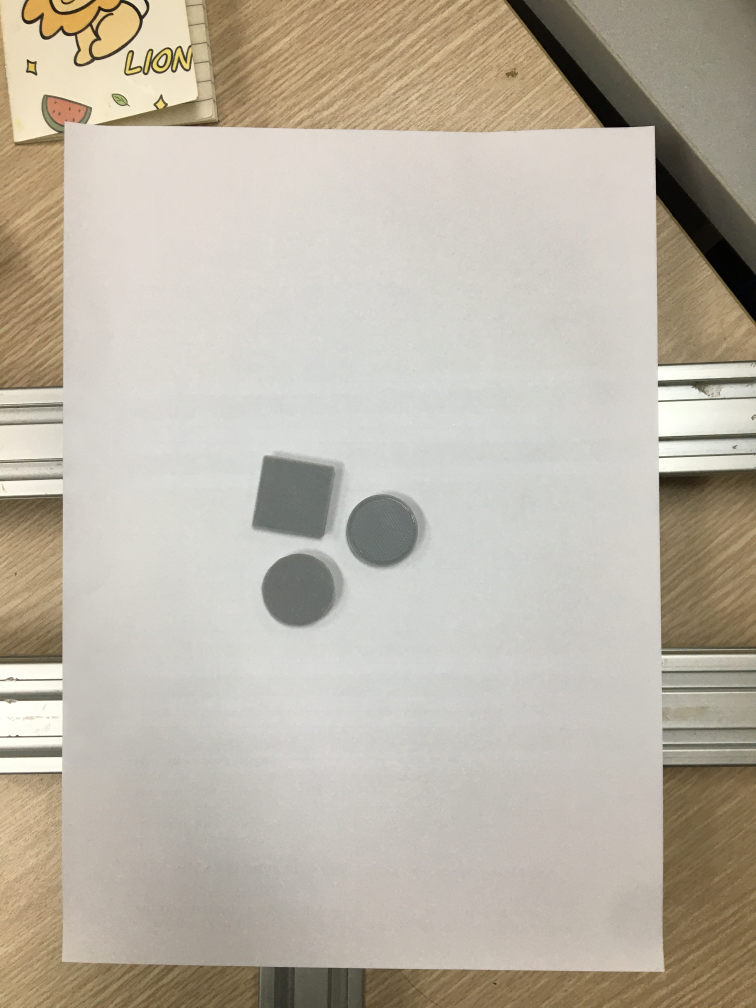
#> input picture IMG_8614.JPG, 3024 x 4032 px, found by its file name (shown at 1/4 size)
$ python mai.py
#> lines starting #> are read from the running program, lines starting #| are printed output that depends on the picture; after the words box and inside, x2 and y2 are one past the last pixel; in counts of white or black regions, pixels touching at a corner belong together
import numpy as np
import cv2
import matplotlib.pyplot as plt

# read image through command line
img = cv2.imread("/home/dtan/catkin_ws/src/deliver_rb/IMG_8614.JPG")
#> img is the input picture: shape (4032, 3024, 3); mean B, G, R 166.6, 180.5, 188
h, w = int(img.shape[0]), int(img.shape[1])
#> h = 4032; w = 3024
print(type(h),w)
#| <class 'int'> 3024
img = img[900:3600,400:2400]
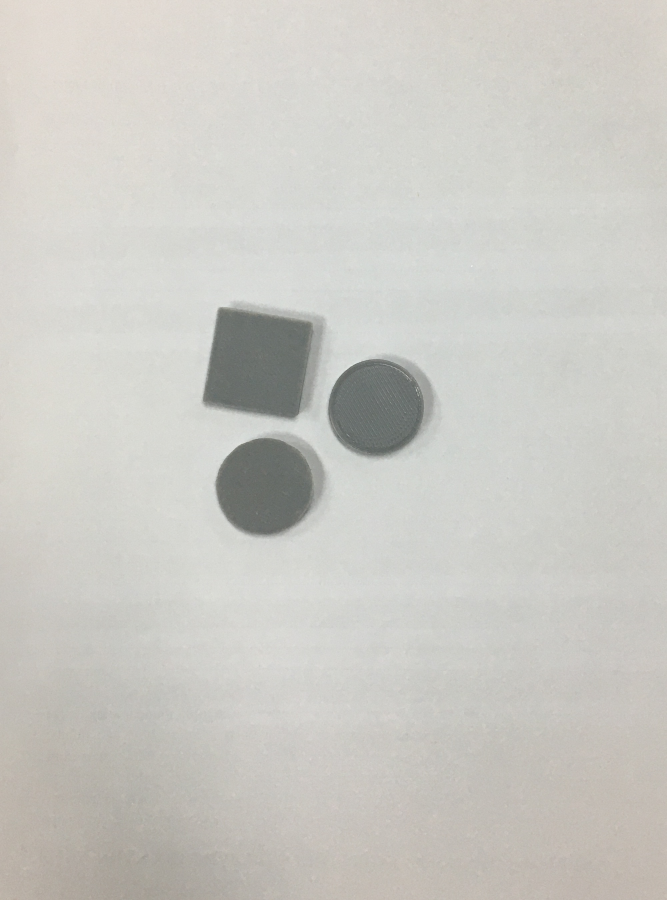
#> img: shape (2700, 2000, 3) (shown at 1/3 size); mean B, G, R 196.3, 201.7, 202.8
img = cv2.resize(img, (w//4,h//4))
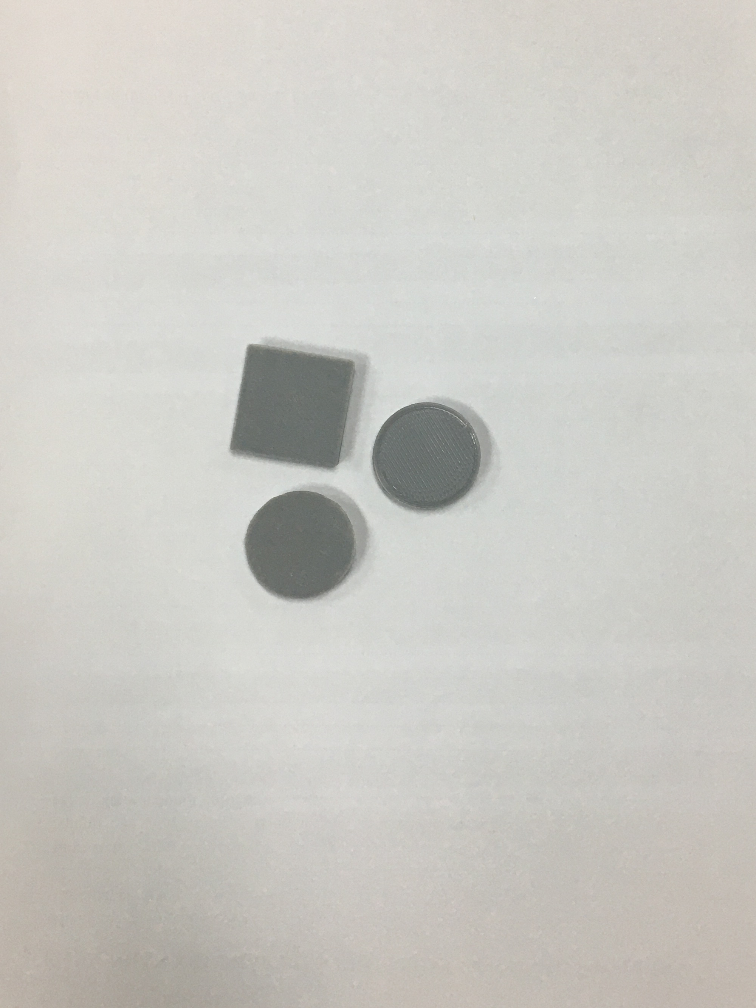
#> img: shape (1008, 756, 3); mean B, G, R 196.2, 201.6, 202.7

# convert the image to grayscale
gray_image = cv2.cvtColor(img, cv2.COLOR_BGR2GRAY)

# convert the grayscale image to binary image
ret,thresh = cv2.threshold(gray_image,150,255,0)
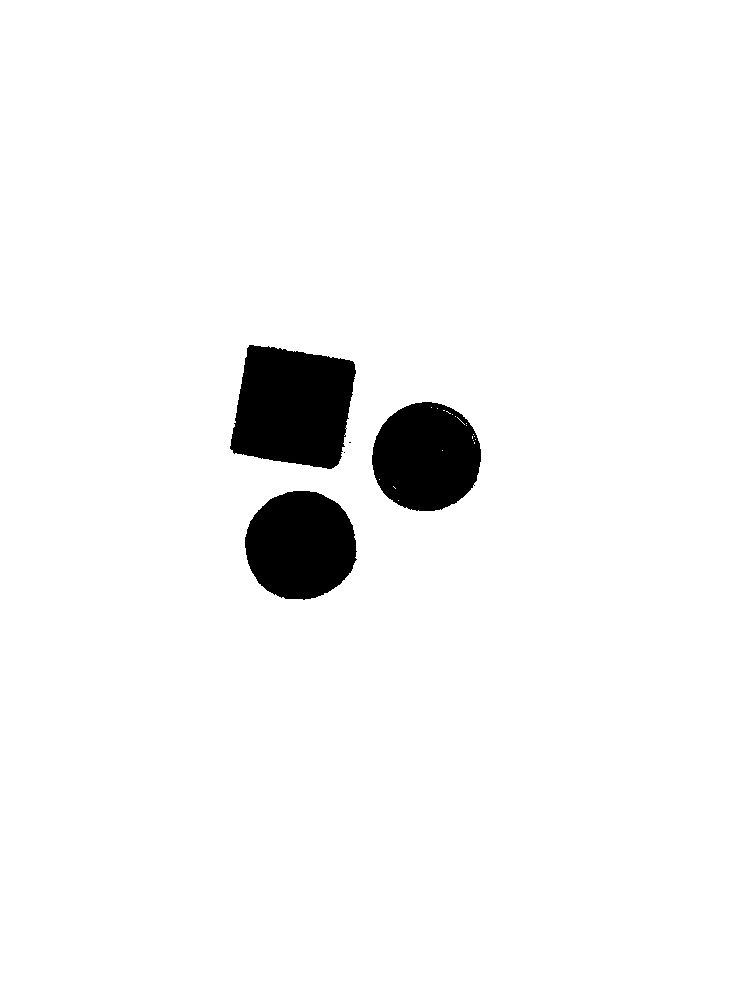
#> thresh: shape (1008, 756); 95.9% white; 5 black regions (2 under 20 px), largest, box (x1, y1, x2, y2) and area: (230, 345, 356, 469) 12169, (245, 491, 357, 600) 9550, (372, 402, 481, 511) 9325
thresh = cv2.dilate(thresh, (1,1), iterations=1)
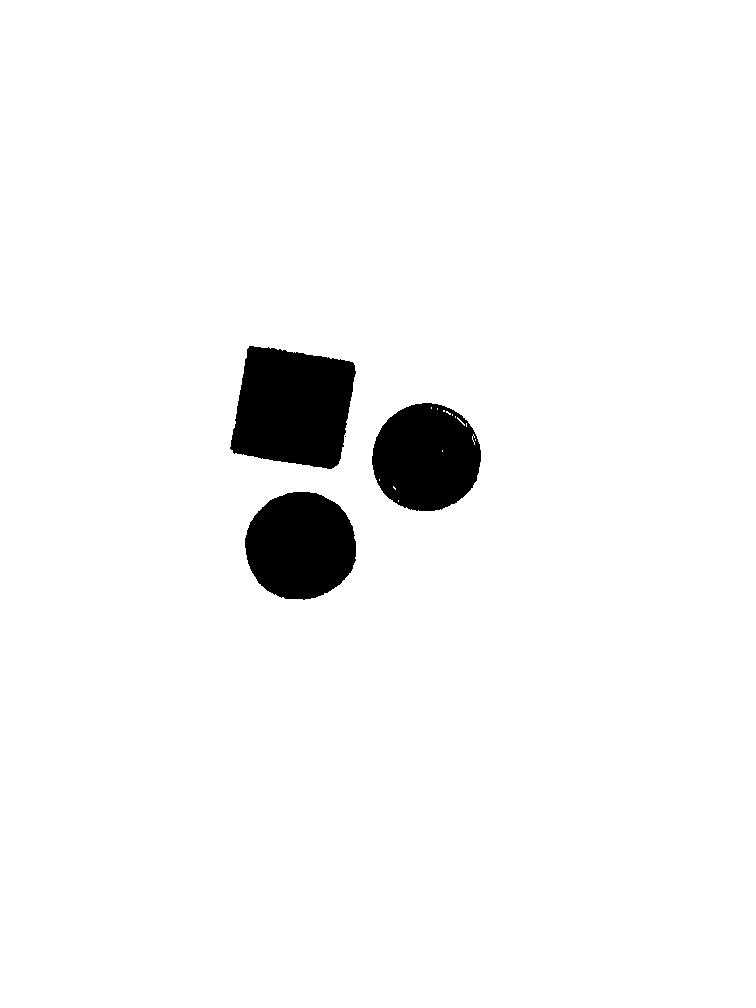
#> thresh: shape (1008, 756); 96% white; 4 black regions (1 under 20 px)
# thresh = cv2.Canny(gray_image, 30, 200)

# find contours in the binary image
contours, hierarchy = cv2.findContours(thresh,cv2.RETR_TREE,cv2.CHAIN_APPROX_SIMPLE)
#> contours = 19 contours, 15 with area under 20; largest, box (x1, y1, x2, y2) and area: (0, 0, 756, 1008) 760285, (229, 345, 357, 470) 12236, (244, 491, 357, 601) 9594, (371, 402, 482, 512) 9408

for c in contours:
     # calculate moments for each contour
    (x,y,w,h) = cv2.boundingRect(c)
    print(x,y,w,h)

    # calculate x,y coordinate of center
    if x > 0 and w > 30:
        try:
            cv2.rectangle(img, (x,y),(x+w, y+h), (0,255,0), 2)
            M = cv2.moments(c)
            cX = int(M["m10"] / M["m00"])
            cY = int(M["m01"] / M["m00"])
            cv2.circle(img, (cX, cY), 5, (255, 255, 255), -1)
            cv2.putText(img, "centroid", (cX - 25, cY - 25),cv2.FONT_HERSHEY_SIMPLEX, 0.5, (255, 255, 255), 2)
        except:
            continue
#> this loop made 19 passes
#> (x, y, w, h, cX, cY) on passes 2, 4, 19: (244, 491, 113, 110, 300, 545), (371, 402, 111, 110, 425, 457), (229, 345, 128, 125, 292, 407)
#> (c, x, y, w, h) on passes 1, 3, 5, 6, 7, 8: ([[0, 0], [0, 1007], [755, 1007], [755, 0]], 0, 0, 756, 1008), ([[344, 436], [345, 435], [346, 436], [345, 437]], 344, 435, 3, 3), ([[398, 500], [398, 501]], 398, 500, 1, 2), ([[393, 486], [393, 487], [395, 489], [395, 488]], 393, 486, 3, 4), ([[379, 479], [379, 480]], 379, 479, 1, 2), ([[442, 450], [442, 451]], 442, 450, 1, 2)
#| 0 0 756 1008
#| 244 491 113 110
#| 344 435 3 3
#| 371 402 111 110
#| 398 500 1 2
#| 393 486 3 4
#| 379 479 1 2
#| 442 450 1 2
#> (further printed lines are left out)
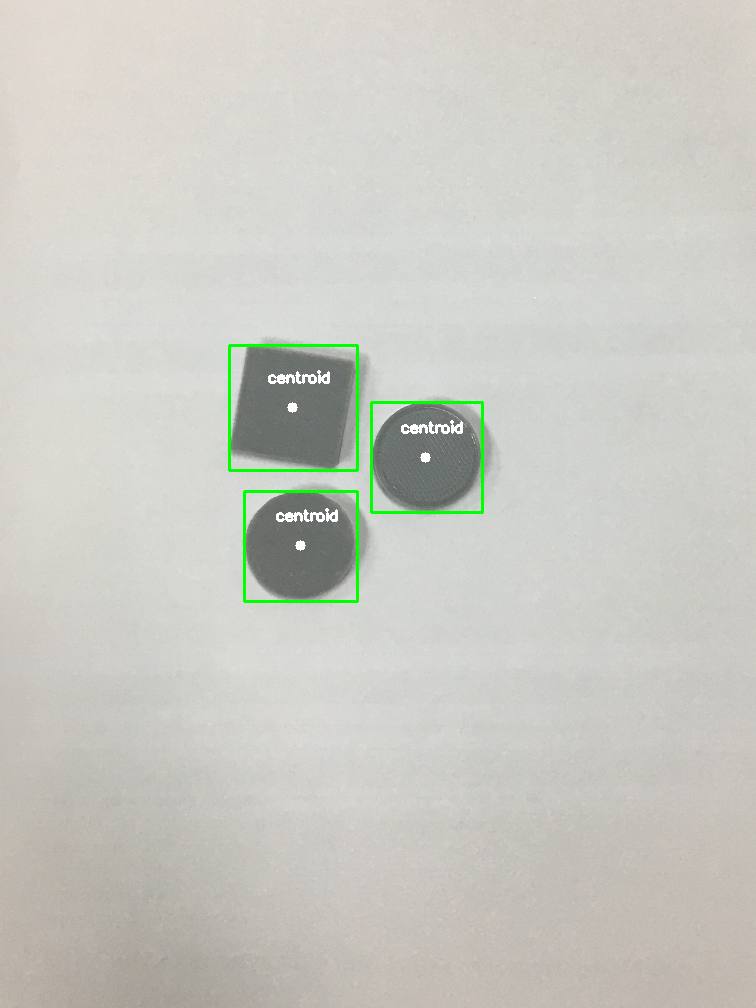
#> img: shape (1008, 756, 3); 0.75% of pixels changed, all inside (x1, y1, x2, y2) = (228, 344, 484, 603)


# display the image
cv2.imshow("Image", img)
cv2.waitKey(0)
